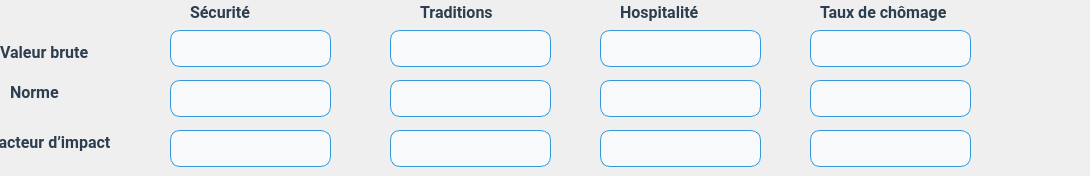
     <widget class="QWidget" name="tab_societe2">
      <attribute name="title">
       <string>Période 2</string>
      </attribute>
      <widget class="QLineEdit" name="valeur_b_Inf_T3_85">
       <property name="geometry">
        <rect>
         <x>390</x>
         <y>80</y>
         <width>161</width>
         <height>37</height>
        </rect>
       </property>
       <property name="styleSheet">
        <string notr="true">QLineEdit {
    background-color: #f8f9fa; /* Fond gris très clair */
    border: 1px solid #3498db; /* Bordure bleue légère */
    border-radius: 10px;       /* Coins arrondis */
    padding: 5px 10px;         /* Espacement interne */
    font-family: 'Roboto', 'Open Sans', Arial, sans-serif; /* Police moderne */
    font-size: 14px;           /* Taille du texte */
    color: #2c3e50;            /* Texte bleu foncé */
}

QLineEdit:hover {
    border: 1px solid #1abc9c; /* Bordure verte au survol */
    background-color: #ffffff; /* Fond blanc au survol */
    transition: 0.3s ease;     /* Animation fluide */
}

QLineEdit:focus {
    border: 2px solid #1abc9c; /* Bordure verte épaisse quand sélectionné */
    background-color: #ffffff; /* Fond blanc */
    color: #2c3e50;            /* Couleur du texte */
}
</string>
       </property>
      </widget>
      <widget class="QLineEdit" name="valeur_b_Inf_T3_86">
       <property name="geometry">
        <rect>
         <x>600</x>
         <y>130</y>
         <width>161</width>
         <height>37</height>
        </rect>
       </property>
       <property name="styleSheet">
        <string notr="true">QLineEdit {
    background-color: #f8f9fa; /* Fond gris très clair */
    border: 1px solid #3498db; /* Bordure bleue légère */
    border-radius: 10px;       /* Coins arrondis */
    padding: 5px 10px;         /* Espacement interne */
    font-family: 'Roboto', 'Open Sans', Arial, sans-serif; /* Police moderne */
    font-size: 14px;           /* Taille du texte */
    color: #2c3e50;            /* Texte bleu foncé */
}

QLineEdit:hover {
    border: 1px solid #1abc9c; /* Bordure verte au survol */
    background-color: #ffffff; /* Fond blanc au survol */
    transition: 0.3s ease;     /* Animation fluide */
}

QLineEdit:focus {
    border: 2px solid #1abc9c; /* Bordure verte épaisse quand sélectionné */
    background-color: #ffffff; /* Fond blanc */
    color: #2c3e50;            /* Couleur du texte */
}
</string>
       </property>
      </widget>
      <widget class="QLineEdit" name="valeur_b_Inf_T3_87">
       <property name="geometry">
        <rect>
         <x>600</x>
         <y>30</y>
         <width>161</width>
         <height>37</height>
        </rect>
       </property>
       <property name="styleSheet">
        <string notr="true">QLineEdit {
    background-color: #f8f9fa; /* Fond gris très clair */
    border: 1px solid #3498db; /* Bordure bleue légère */
    border-radius: 10px;       /* Coins arrondis */
    padding: 5px 10px;         /* Espacement interne */
    font-family: 'Roboto', 'Open Sans', Arial, sans-serif; /* Police moderne */
    font-size: 14px;           /* Taille du texte */
    color: #2c3e50;            /* Texte bleu foncé */
}

QLineEdit:hover {
    border: 1px solid #1abc9c; /* Bordure verte au survol */
    background-color: #ffffff; /* Fond blanc au survol */
    transition: 0.3s ease;     /* Animation fluide */
}

QLineEdit:focus {
    border: 2px solid #1abc9c; /* Bordure verte épaisse quand sélectionné */
    background-color: #ffffff; /* Fond blanc */
    color: #2c3e50;            /* Couleur du texte */
}
</string>
       </property>
      </widget>
      <widget class="QLineEdit" name="valeur_b_Inf_T3_88">
       <property name="geometry">
        <rect>
         <x>390</x>
         <y>130</y>
         <width>161</width>
         <height>37</height>
        </rect>
       </property>
       <property name="styleSheet">
        <string notr="true">QLineEdit {
    background-color: #f8f9fa; /* Fond gris très clair */
    border: 1px solid #3498db; /* Bordure bleue légère */
    border-radius: 10px;       /* Coins arrondis */
    padding: 5px 10px;         /* Espacement interne */
    font-family: 'Roboto', 'Open Sans', Arial, sans-serif; /* Police moderne */
    font-size: 14px;           /* Taille du texte */
    color: #2c3e50;            /* Texte bleu foncé */
}

QLineEdit:hover {
    border: 1px solid #1abc9c; /* Bordure verte au survol */
    background-color: #ffffff; /* Fond blanc au survol */
    transition: 0.3s ease;     /* Animation fluide */
}

QLineEdit:focus {
    border: 2px solid #1abc9c; /* Bordure verte épaisse quand sélectionné */
    background-color: #ffffff; /* Fond blanc */
    color: #2c3e50;            /* Couleur du texte */
}
</string>
       </property>
      </widget>
      <widget class="QLineEdit" name="valeur_b_Inf_T3_89">
       <property name="geometry">
        <rect>
         <x>170</x>
         <y>130</y>
         <width>161</width>
         <height>37</height>
        </rect>
       </property>
       <property name="styleSheet">
        <string notr="true">QLineEdit {
    background-color: #f8f9fa; /* Fond gris très clair */
    border: 1px solid #3498db; /* Bordure bleue légère */
    border-radius: 10px;       /* Coins arrondis */
    padding: 5px 10px;         /* Espacement interne */
    font-family: 'Roboto', 'Open Sans', Arial, sans-serif; /* Police moderne */
    font-size: 14px;           /* Taille du texte */
    color: #2c3e50;            /* Texte bleu foncé */
}

QLineEdit:hover {
    border: 1px solid #1abc9c; /* Bordure verte au survol */
    background-color: #ffffff; /* Fond blanc au survol */
    transition: 0.3s ease;     /* Animation fluide */
}

QLineEdit:focus {
    border: 2px solid #1abc9c; /* Bordure verte épaisse quand sélectionné */
    background-color: #ffffff; /* Fond blanc */
    color: #2c3e50;            /* Couleur du texte */
}
</string>
       </property>
      </widget>
      <widget class="QLineEdit" name="valeur_b_Inf_T3_90">
       <property name="geometry">
        <rect>
         <x>170</x>
         <y>80</y>
         <width>161</width>
         <height>37</height>
        </rect>
       </property>
       <property name="styleSheet">
        <string notr="true">QLineEdit {
    background-color: #f8f9fa; /* Fond gris très clair */
    border: 1px solid #3498db; /* Bordure bleue légère */
    border-radius: 10px;       /* Coins arrondis */
    padding: 5px 10px;         /* Espacement interne */
    font-family: 'Roboto', 'Open Sans', Arial, sans-serif; /* Police moderne */
    font-size: 14px;           /* Taille du texte */
    color: #2c3e50;            /* Texte bleu foncé */
}

QLineEdit:hover {
    border: 1px solid #1abc9c; /* Bordure verte au survol */
    background-color: #ffffff; /* Fond blanc au survol */
    transition: 0.3s ease;     /* Animation fluide */
}

QLineEdit:focus {
    border: 2px solid #1abc9c; /* Bordure verte épaisse quand sélectionné */
    background-color: #ffffff; /* Fond blanc */
    color: #2c3e50;            /* Couleur du texte */
}
</string>
       </property>
      </widget>
      <widget class="QLineEdit" name="valeur_b_Inf_T3_91">
       <property name="geometry">
        <rect>
         <x>600</x>
         <y>80</y>
         <width>161</width>
         <height>37</height>
        </rect>
       </property>
       <property name="styleSheet">
        <string notr="true">QLineEdit {
    background-color: #f8f9fa; /* Fond gris très clair */
    border: 1px solid #3498db; /* Bordure bleue légère */
    border-radius: 10px;       /* Coins arrondis */
    padding: 5px 10px;         /* Espacement interne */
    font-family: 'Roboto', 'Open Sans', Arial, sans-serif; /* Police moderne */
    font-size: 14px;           /* Taille du texte */
    color: #2c3e50;            /* Texte bleu foncé */
}

QLineEdit:hover {
    border: 1px solid #1abc9c; /* Bordure verte au survol */
    background-color: #ffffff; /* Fond blanc au survol */
    transition: 0.3s ease;     /* Animation fluide */
}

QLineEdit:focus {
    border: 2px solid #1abc9c; /* Bordure verte épaisse quand sélectionné */
    background-color: #ffffff; /* Fond blanc */
    color: #2c3e50;            /* Couleur du texte */
}
</string>
       </property>
      </widget>
      <widget class="QLineEdit" name="valeur_b_Inf_T3_92">
       <property name="geometry">
        <rect>
         <x>810</x>
         <y>80</y>
         <width>161</width>
         <height>37</height>
        </rect>
       </property>
       <property name="styleSheet">
        <string notr="true">QLineEdit {
    background-color: #f8f9fa; /* Fond gris très clair */
    border: 1px solid #3498db; /* Bordure bleue légère */
    border-radius: 10px;       /* Coins arrondis */
    padding: 5px 10px;         /* Espacement interne */
    font-family: 'Roboto', 'Open Sans', Arial, sans-serif; /* Police moderne */
    font-size: 14px;           /* Taille du texte */
    color: #2c3e50;            /* Texte bleu foncé */
}

QLineEdit:hover {
    border: 1px solid #1abc9c; /* Bordure verte au survol */
    background-color: #ffffff; /* Fond blanc au survol */
    transition: 0.3s ease;     /* Animation fluide */
}

QLineEdit:focus {
    border: 2px solid #1abc9c; /* Bordure verte épaisse quand sélectionné */
    background-color: #ffffff; /* Fond blanc */
    color: #2c3e50;            /* Couleur du texte */
}
</string>
       </property>
      </widget>
      <widget class="QLineEdit" name="valeur_b_Inf_T3_93">
       <property name="geometry">
        <rect>
         <x>390</x>
         <y>30</y>
         <width>161</width>
         <height>37</height>
        </rect>
       </property>
       <property name="styleSheet">
        <string notr="true">QLineEdit {
    background-color: #f8f9fa; /* Fond gris très clair */
    border: 1px solid #3498db; /* Bordure bleue légère */
    border-radius: 10px;       /* Coins arrondis */
    padding: 5px 10px;         /* Espacement interne */
    font-family: 'Roboto', 'Open Sans', Arial, sans-serif; /* Police moderne */
    font-size: 14px;           /* Taille du texte */
    color: #2c3e50;            /* Texte bleu foncé */
}

QLineEdit:hover {
    border: 1px solid #1abc9c; /* Bordure verte au survol */
    background-color: #ffffff; /* Fond blanc au survol */
    transition: 0.3s ease;     /* Animation fluide */
}

QLineEdit:focus {
    border: 2px solid #1abc9c; /* Bordure verte épaisse quand sélectionné */
    background-color: #ffffff; /* Fond blanc */
    color: #2c3e50;            /* Couleur du texte */
}
</string>
       </property>
      </widget>
      <widget class="QLabel" name="label_108">
       <property name="geometry">
        <rect>
         <x>10</x>
         <y>70</y>
         <width>151</width>
         <height>45</height>
        </rect>
       </property>
       <property name="font">
        <font>
         <family>Roboto,Open Sans,Arial,sans-serif</family>
         <pointsize>-1</pointsize>
         <weight>75</weight>
         <bold>true</bold>
        </font>
       </property>
       <property name="styleSheet">
        <string notr="true">QLabel {
    font-family: 'Roboto', 'Open Sans', Arial, sans-serif; /* Police élégante */
    font-size: 16px;          /* Taille du texte pour lisibilité */
    font-weight: bold;      /* Pas de gras */
    color: #2c3e50;           /* Bleu foncé professionnel */
    text-align: center;       /* Centre le texte */
    background-color: transparent; /* Fond gris très clair */
}
</string>
       </property>
       <property name="text">
        <string>Norme</string>
       </property>
      </widget>
      <widget class="QLineEdit" name="valeur_b_Inf_T3_94">
       <property name="geometry">
        <rect>
         <x>810</x>
         <y>130</y>
         <width>161</width>
         <height>37</height>
        </rect>
       </property>
       <property name="styleSheet">
        <string notr="true">QLineEdit {
    background-color: #f8f9fa; /* Fond gris très clair */
    border: 1px solid #3498db; /* Bordure bleue légère */
    border-radius: 10px;       /* Coins arrondis */
    padding: 5px 10px;         /* Espacement interne */
    font-family: 'Roboto', 'Open Sans', Arial, sans-serif; /* Police moderne */
    font-size: 14px;           /* Taille du texte */
    color: #2c3e50;            /* Texte bleu foncé */
}

QLineEdit:hover {
    border: 1px solid #1abc9c; /* Bordure verte au survol */
    background-color: #ffffff; /* Fond blanc au survol */
    transition: 0.3s ease;     /* Animation fluide */
}

QLineEdit:focus {
    border: 2px solid #1abc9c; /* Bordure verte épaisse quand sélectionné */
    background-color: #ffffff; /* Fond blanc */
    color: #2c3e50;            /* Couleur du texte */
}
</string>
       </property>
      </widget>
      <widget class="QLabel" name="label_109">
       <property name="geometry">
        <rect>
         <x>0</x>
         <y>30</y>
         <width>161</width>
         <height>45</height>
        </rect>
       </property>
       <property name="font">
        <font>
         <family>Roboto,Open Sans,Arial,sans-serif</family>
         <pointsize>-1</pointsize>
         <weight>75</weight>
         <bold>true</bold>
        </font>
       </property>
       <property name="styleSheet">
        <string notr="true">QLabel {
    font-family: 'Roboto', 'Open Sans', Arial, sans-serif; /* Police élégante */
    font-size: 16px;          /* Taille du texte pour lisibilité */
    font-weight: bold;      /* Pas de gras */
    color: #2c3e50;           /* Bleu foncé professionnel */
    text-align: center;       /* Centre le texte */
    background-color: transparent; /* Fond gris très clair */
}
</string>
       </property>
       <property name="text">
        <string>Valeur brute</string>
       </property>
      </widget>
      <widget class="QLabel" name="label_110">
       <property name="geometry">
        <rect>
         <x>-10</x>
         <y>120</y>
         <width>171</width>
         <height>45</height>
        </rect>
       </property>
       <property name="font">
        <font>
         <family>Roboto,Open Sans,Arial,sans-serif</family>
         <pointsize>-1</pointsize>
         <weight>75</weight>
         <bold>true</bold>
        </font>
       </property>
       <property name="styleSheet">
        <string notr="true">QLabel {
    font-family: 'Roboto', 'Open Sans', Arial, sans-serif; /* Police élégante */
    font-size: 16px;          /* Taille du texte pour lisibilité */
    font-weight: bold;      /* Pas de gras */
    color: #2c3e50;           /* Bleu foncé professionnel */
    text-align: center;       /* Centre le texte */
    background-color: transparent; /* Fond gris très clair */
}
</string>
       </property>
       <property name="text">
        <string>Facteur d’impact</string>
       </property>
      </widget>
      <widget class="QLineEdit" name="valeur_b_Inf_T3_95">
       <property name="geometry">
        <rect>
         <x>810</x>
         <y>30</y>
         <width>161</width>
         <height>37</height>
        </rect>
       </property>
       <property name="styleSheet">
        <string notr="true">QLineEdit {
    background-color: #f8f9fa; /* Fond gris très clair */
    border: 1px solid #3498db; /* Bordure bleue légère */
    border-radius: 10px;       /* Coins arrondis */
    padding: 5px 10px;         /* Espacement interne */
    font-family: 'Roboto', 'Open Sans', Arial, sans-serif; /* Police moderne */
    font-size: 14px;           /* Taille du texte */
    color: #2c3e50;            /* Texte bleu foncé */
}

QLineEdit:hover {
    border: 1px solid #1abc9c; /* Bordure verte au survol */
    background-color: #ffffff; /* Fond blanc au survol */
    transition: 0.3s ease;     /* Animation fluide */
}

QLineEdit:focus {
    border: 2px solid #1abc9c; /* Bordure verte épaisse quand sélectionné */
    background-color: #ffffff; /* Fond blanc */
    color: #2c3e50;            /* Couleur du texte */
}
</string>
       </property>
      </widget>
      <widget class="QLineEdit" name="valeur_b_Inf_T3_96">
       <property name="geometry">
        <rect>
         <x>170</x>
         <y>30</y>
         <width>161</width>
         <height>37</height>
        </rect>
       </property>
       <property name="styleSheet">
        <string notr="true">QLineEdit {
    background-color: #f8f9fa; /* Fond gris très clair */
    border: 1px solid #3498db; /* Bordure bleue légère */
    border-radius: 10px;       /* Coins arrondis */
    padding: 5px 10px;         /* Espacement interne */
    font-family: 'Roboto', 'Open Sans', Arial, sans-serif; /* Police moderne */
    font-size: 14px;           /* Taille du texte */
    color: #2c3e50;            /* Texte bleu foncé */
}

QLineEdit:hover {
    border: 1px solid #1abc9c; /* Bordure verte au survol */
    background-color: #ffffff; /* Fond blanc au survol */
    transition: 0.3s ease;     /* Animation fluide */
}

QLineEdit:focus {
    border: 2px solid #1abc9c; /* Bordure verte épaisse quand sélectionné */
    background-color: #ffffff; /* Fond blanc */
    color: #2c3e50;            /* Couleur du texte */
}
</string>
       </property>
      </widget>
      <widget class="QLabel" name="label_129">
       <property name="geometry">
        <rect>
         <x>820</x>
         <y>-10</y>
         <width>261</width>
         <height>45</height>
        </rect>
       </property>
       <property name="font">
        <font>
         <family>Roboto,Open Sans,Arial,sans-serif</family>
         <pointsize>-1</pointsize>
         <weight>75</weight>
         <bold>true</bold>
        </font>
       </property>
       <property name="styleSheet">
        <string notr="true">QLabel {
    font-family: 'Roboto', 'Open Sans', Arial, sans-serif; /* Police élégante */
    font-size: 16px;          /* Taille du texte pour lisibilité */
    font-weight: bold;      /* Pas de gras */
    color: #2c3e50;           /* Bleu foncé professionnel */
    text-align: center;       /* Centre le texte */
    background-color: transparent; /* Fond gris très clair */
}
</string>
       </property>
       <property name="text">
        <string>Taux de chômage</string>
       </property>
      </widget>
      <widget class="QLabel" name="label_126">
       <property name="geometry">
        <rect>
         <x>420</x>
         <y>-10</y>
         <width>181</width>
         <height>45</height>
        </rect>
       </property>
       <property name="font">
        <font>
         <family>Roboto,Open Sans,Arial,sans-serif</family>
         <pointsize>-1</pointsize>
         <weight>75</weight>
         <bold>true</bold>
        </font>
       </property>
       <property name="styleSheet">
        <string notr="true">QLabel {
    font-family: 'Roboto', 'Open Sans', Arial, sans-serif; /* Police élégante */
    font-size: 16px;          /* Taille du texte pour lisibilité */
    font-weight: bold;      /* Pas de gras */
    color: #2c3e50;           /* Bleu foncé professionnel */
    text-align: center;       /* Centre le texte */
    background-color: transparent; /* Fond gris très clair */
}

</string>
       </property>
       <property name="text">
        <string>Traditions</string>
       </property>
      </widget>
      <widget class="QLabel" name="label_128">
       <property name="geometry">
        <rect>
         <x>190</x>
         <y>-10</y>
         <width>141</width>
         <height>45</height>
        </rect>
       </property>
       <property name="font">
        <font>
         <family>Roboto,Open Sans,Arial,sans-serif</family>
         <pointsize>-1</pointsize>
         <weight>75</weight>
         <bold>true</bold>
        </font>
       </property>
       <property name="styleSheet">
        <string notr="true">QLabel {
    font-family: 'Roboto', 'Open Sans', Arial, sans-serif; /* Police élégante */
    font-size: 16px;          /* Taille du texte pour lisibilité */
    font-weight: bold;      /* Pas de gras */
    color: #2c3e50;           /* Bleu foncé professionnel */
    text-align: center;       /* Centre le texte */
    background-color: transparent; /* Fond gris très clair */
}
</string>
       </property>
       <property name="text">
        <string>Sécurité</string>
       </property>
      </widget>
      <widget class="QLabel" name="label_127">
       <property name="geometry">
        <rect>
         <x>620</x>
         <y>-10</y>
         <width>181</width>
         <height>45</height>
        </rect>
       </property>
       <property name="font">
        <font>
         <family>Roboto,Open Sans,Arial,sans-serif</family>
         <pointsize>-1</pointsize>
         <weight>75</weight>
         <bold>true</bold>
        </font>
       </property>
       <property name="styleSheet">
        <string notr="true">QLabel {
    font-family: 'Roboto', 'Open Sans', Arial, sans-serif; /* Police élégante */
    font-size: 16px;          /* Taille du texte pour lisibilité */
    font-weight: bold;      /* Pas de gras */
    color: #2c3e50;           /* Bleu foncé professionnel */
    text-align: center;       /* Centre le texte */
    background-color: transparent; /* Fond gris très clair */
}
</string>
       </property>
       <property name="text">
        <string>Hospitalité</string>
       </property>
      </widget>
     </widget>
